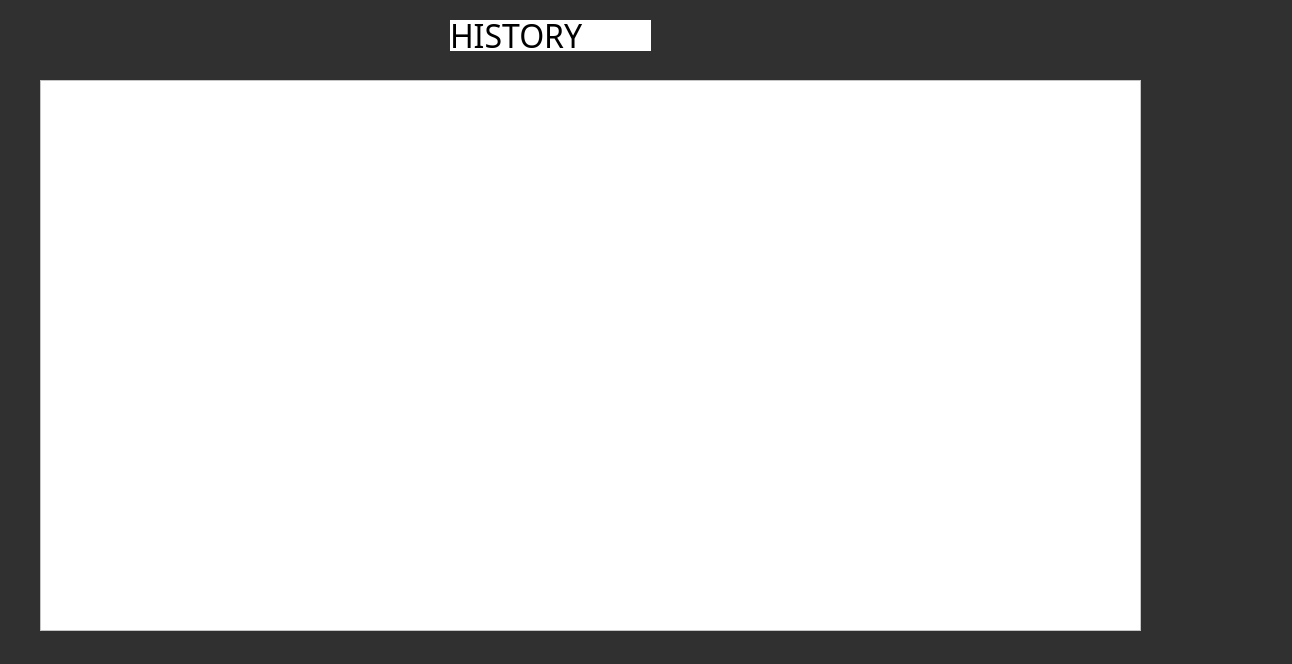
<?xml version="1.0" encoding="UTF-8"?>
<ui version="4.0">
 <class>his</class>
 <widget class="QDialog" name="his">
  <property name="geometry">
   <rect>
    <x>0</x>
    <y>0</y>
    <width>1292</width>
    <height>664</height>
   </rect>
  </property>
  <property name="windowTitle">
   <string>Dialog</string>
  </property>
  <property name="styleSheet">
   <string notr="true">background:#303030;</string>
  </property>
  <widget class="QTextBrowser" name="history">
   <property name="geometry">
    <rect>
     <x>40</x>
     <y>80</y>
     <width>1101</width>
     <height>551</height>
    </rect>
   </property>
   <property name="styleSheet">
    <string notr="true">background:white</string>
   </property>
  </widget>
  <widget class="QLabel" name="label">
   <property name="geometry">
    <rect>
     <x>450</x>
     <y>20</y>
     <width>201</width>
     <height>31</height>
    </rect>
   </property>
   <property name="font">
    <font>
     <family>Copperplate Gothic Bold</family>
     <pointsize>24</pointsize>
     <weight>50</weight>
     <italic>false</italic>
     <bold>false</bold>
     <underline>false</underline>
     <strikeout>false</strikeout>
     <kerning>true</kerning>
    </font>
   </property>
   <property name="styleSheet">
    <string notr="true">height:300;
background:white;</string>
   </property>
   <property name="text">
    <string>HISTORY</string>
   </property>
  </widget>
 </widget>
 <resources/>
 <connections/>
</ui>
